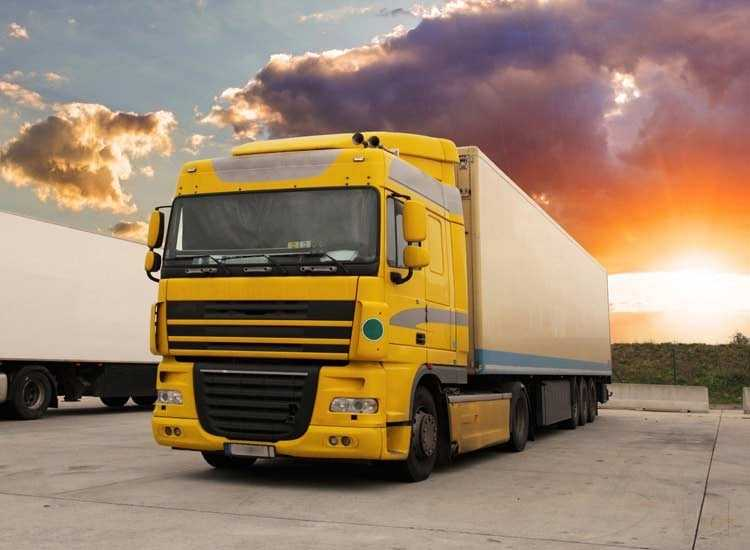
#> input picture Deep learning/truck0.jpeg, 750 x 550 px
$ jupyter execute --allow-errors ' Opencv window.ipynb'
#> lines starting #> are read from the running program, lines starting #| are printed output that depends on the picture
[cell 1]
import cv2

[cell 2]
import matplotlib.pyplot as plt
import matplotlib.image as mpimg
import numpy as np

[cell 3]
# filepath
image = cv2.imread('truck0.jpeg')
#> image is the input picture: shape (550, 750, 3); mean B, G, R 106.1, 129.6, 153.8

[cell 4]
image

[cell 5]
assert image is not None, "file could not be read, check with os.path.exists()"

[cell 6]
plt.imshow(image)

[cell 7]
image.shape # height, width, no of channels
#> Out = (550, 750, 3)

[cell 8]
image.ndim
#> Out = 3

[cell 9]
cv2.COLOR_BGR2RGB

[cell 10]
cv2.cvtColor(image, 4)

[cell 11]
rgb_image = cv2.cvtColor(image, cv2.COLOR_BGR2RGB)

[cell 12]
plt.imshow(rgb_image)

[cell 13]
x1 = 130
y1 = 120
x2 = 610
y2 = 480

[cell 14]
#image
#pt1 -- x1, y1
#pt2 --x2, y2
#color
#thickness

rgb_image = cv2.rectangle(rgb_image, (x1, y1), (x2, y2), (0,0,255), 2)
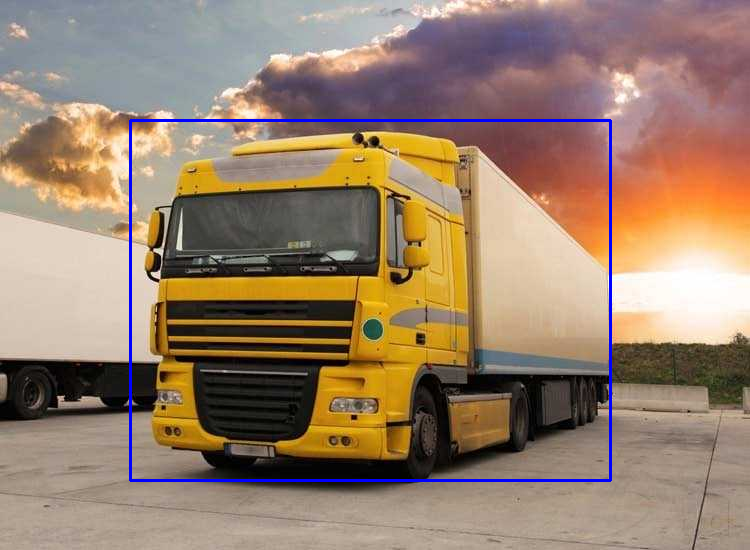
#> rgb_image: shape (550, 750, 3); mean R, G, B 152.1, 128.2, 107.9

[cell 15]
plt.imshow(rgb_image)

[cell 16]
#ROI -- Region of interest/ Image

roi_image = rgb_image[y1:y2, x1:x2]
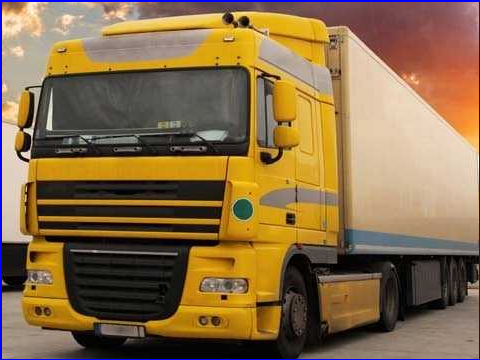
#> roi_image: shape (360, 480, 3); mean R, G, B 135.2, 108.6, 72.6

[cell 17]
plt.imshow(roi_image)

Grayscale

[cell 18]
cv2.COLOR_BGR2GRAY

[cell 19]
gray_image = cv2.cvtColor(image, cv2.COLOR_BGR2GRAY)
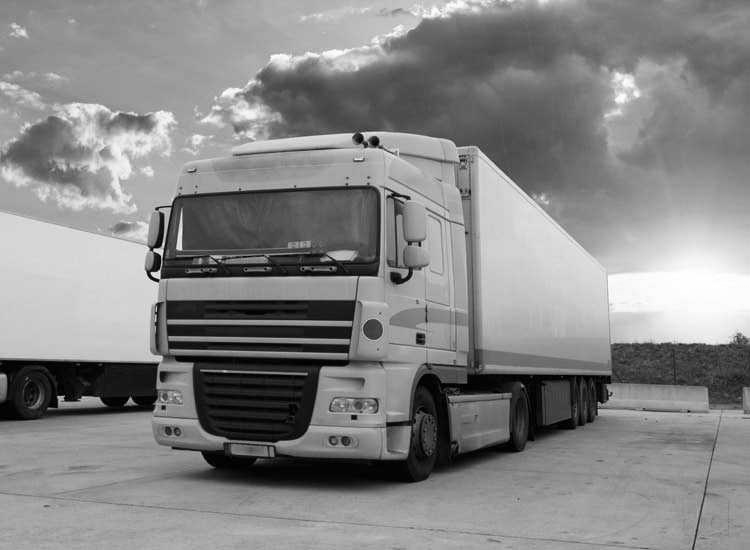
#> gray_image: shape (550, 750); min 0, max 255, mean 134.2

[cell 20]
gray_image

[cell 21]
gray_image.shape
#> Out = (550, 750)

[cell 22]
plt.imshow(gray_image, cmap = "gray")

### Opencv GUI Window

[cell 23]
#window name

cv2.imshow("My Image", image)
cv2.waitKey()

[cell 24]
image.shape
#> Out = (550, 750, 3)

[cell 25]
cv2.imshow("RGB Image", rgb_image)
cv2.waitKey()

Grayscale

[cell 26]
cv2.imshow("My Image", image)
cv2.imshow("Grayscale Image", gray_image)
cv2.waitKey()

Blur

[cell 27]
#image
#filter size -- kernel size
blur_image = cv2.blur(image, (30, 30))
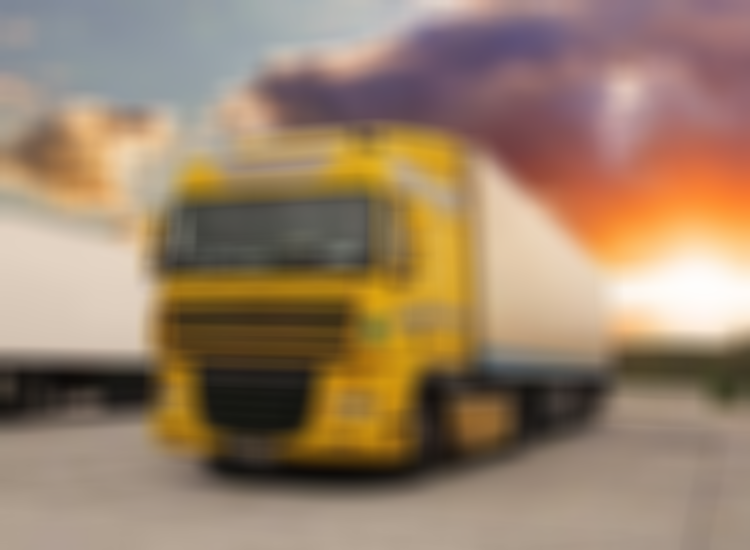
#> blur_image: shape (550, 750, 3); mean B, G, R 106.1, 129.6, 153.8

[cell 28]
cv2.imshow("My Image", image)
cv2.imshow("Blur Image", blur_image)
cv2.waitKey()

[cell 29]
blur_image_truck = cv2.blur(image[y1:y2, x1:x2], (30, 30))
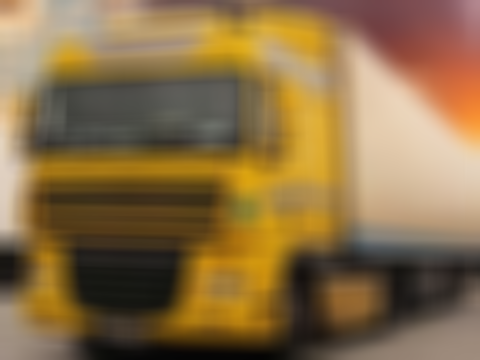
#> blur_image_truck: shape (360, 480, 3); mean B, G, R 70.5, 110.4, 137.4

[cell 30]
blur_image = image.copy()

[cell 31]
blur_image[y1:y2, x1:x2] = blur_image_truck
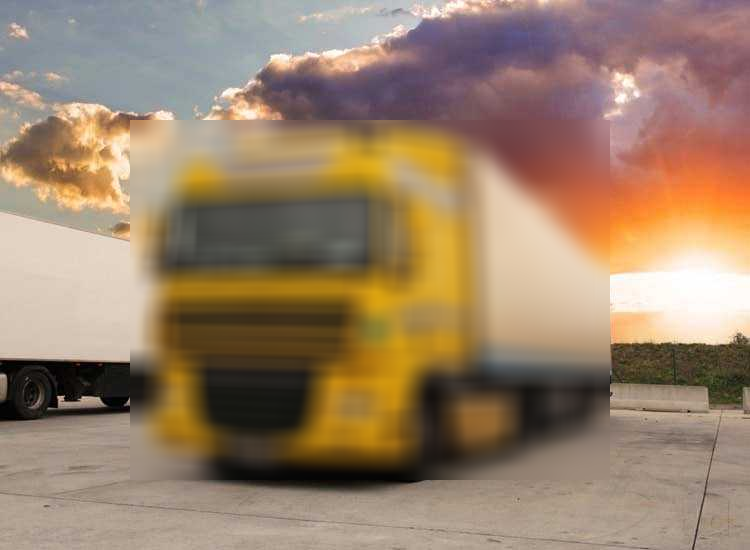
#> blur_image: shape (550, 750, 3); mean B, G, R 106.1, 129.6, 153.9

[cell 32]
cv2.imshow("My Image", image)
cv2.imshow("Blur Image", blur_image)
cv2.waitKey()

Gaussian Filter

[cell 33]
doc_image = cv2.imread('passport.jpeg')
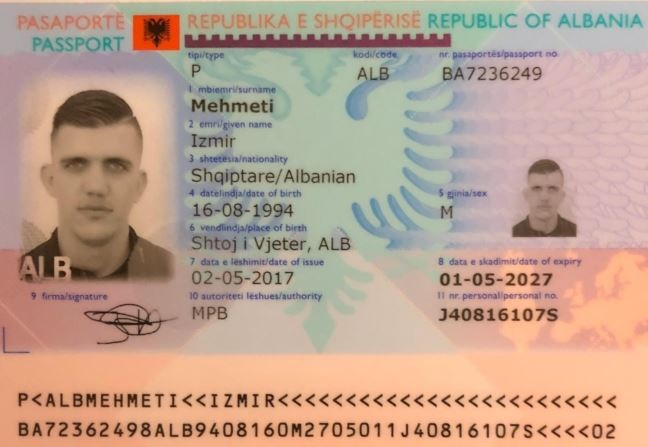
#> input picture Deep learning/passport.jpeg, 648 x 447 px
#> doc_image is the input picture: shape (447, 648, 3); mean B, G, R 144.1, 161.5, 188.9

[cell 34]
cv2.imshow("My Image", doc_image)
cv2.waitKey()

[cell 35]
gray_doc_img = cv2.cvtColor(doc_image, cv2.COLOR_BGR2GRAY)
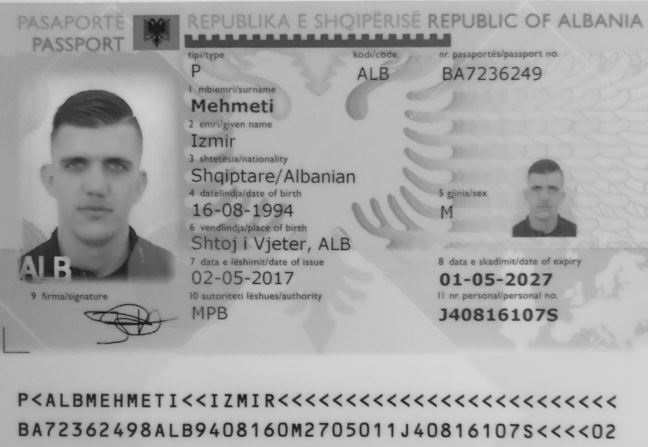
#> gray_doc_img: shape (447, 648); min 15, max 224, mean 167.8

[cell 36]
gray_doc_img

Gaussian Filter

[cell 37]
gau_doc = cv2.GaussianBlur(doc_image, (3, 3), cv2.BORDER_DEFAULT)

[cell 38]
cv2.imshow("My Image", gray_doc_img)
cv2.imshow("GaussianBlur Image", gau_doc)

cv2.waitKey()

[cell 39]
#Image
#min value
#max value
edge_image = cv2.Canny(image, 10, 15)
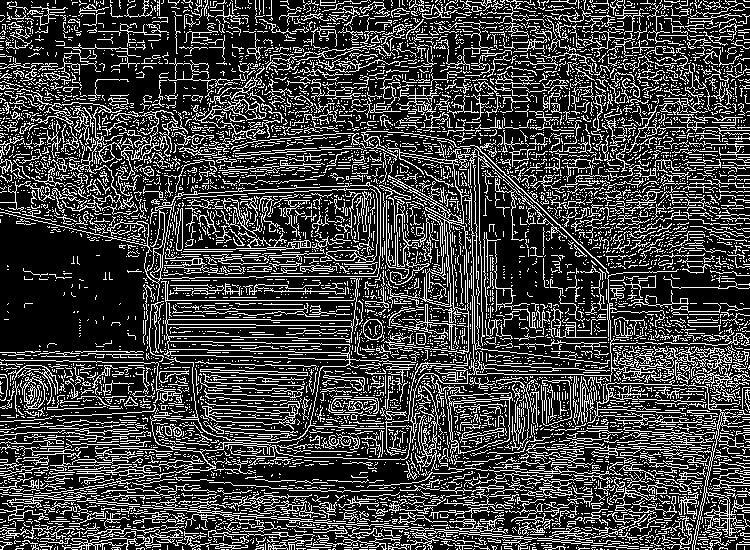
#> edge_image: shape (550, 750); 25.1% white in thin lines or dots
